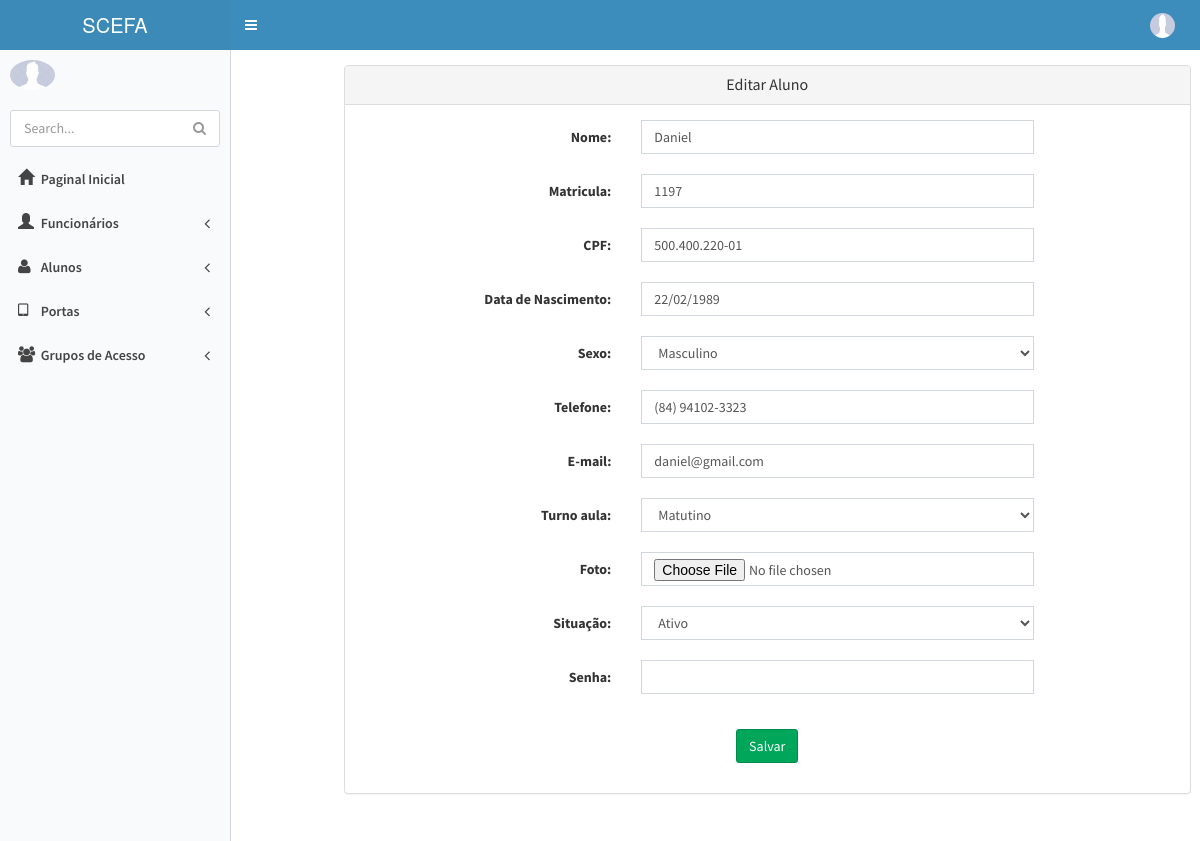
/aluno/update/6 (signed in), run on the app's committed database.
### appPonto/models.py (models this page shows, shortened)
class Pessoa(User):
    nome = models.CharField("Nome", max_length=255)
    cpf = models.CharField('CPF', max_length=14, unique=True)
    sexos = (('Masculino', 'Masculino'),
             ('Feminino', 'Feminino'),)
    sexo = models.CharField(max_length=30, choices=sexos)
    Email = models.EmailField("E-mail", max_length=200)
    telefone = models.CharField("Telefone", max_length=20)
    dataNascimento = models.DateField('Data de Nascimento', max_length=10)
    endereco = models.CharField('Endereço', max_length=200, null=True)
    id_digital = models.IntegerField(null=True, blank=True, unique=True)
    img_dital = models.CharField(null=True, max_length=100, blank=True)
    Situacoes = (
        ('Ativo', 'Ativo'),
        ('Desativado', 'Desativado'),
    )
    situacao = models.CharField('Situação',
                                max_length=30,
                                choices=Situacoes,
                                )
    foto = models.ImageField(
        upload_to='fotos', verbose_name='foto',
        null=True, blank=True)
    class Meta: permissions = (('view_pessoa', 'Can see pessoa'),)

### appAlunos/models.py (models this page shows, shortened)
class Aluno(Pessoa):
    Turnos = (
        ('Matutino', 'Matutino'),
        ('Vespetino', 'Vespetino'),
        ('Noturno', 'Noturno'),
    )
    turno_aula = models.CharField(
        max_length=30,
        choices=Turnos,
    )
    matricula = models.CharField("Matricula", max_length=20, unique=True)
    class Meta: permissions = (('view_aluno', 'Can see aluno'),)

### appAlunos/views.py (the view)
# urls.py: url(r'^aluno/update/(?P<pk>\d+)$', aluno_update, name='aluno_update'),
@permission_required('appAlunos.change_aluno', login_url='erro_permissao')
def aluno_update(request,pk):
    try:
        aluno = Aluno.objects.get(id=pk)
    except Exception:
        mensagem = {
            'mensagem': 'O Aluno não existe'}
        return render(request, 'utils/pagina_erro.html', mensagem)
    if request.method == "POST":
        form = AlunoForm(request.POST, instance=aluno)
        if form.is_valid():
            aluno = form.save(commit=False)
            if request.FILES.get('foto'): aluno.foto = request.FILES['foto']
            aluno.username = aluno.matricula
            aluno.first_name = aluno.nome
            if request.POST.get('senha'): aluno.set_password(request.POST['senha'])
            aluno.save()
            return redirect('aluno_list')
    else:
        form = AlunoForm(instance=aluno)
        dados = {'form': form, 'aluno': aluno}
        return render(request, 'Aluno/aluno_form.html', dados)

### appAlunos/forms.py
class AlunoForm(ModelForm):
    senha = forms.CharField(label='Senha', widget=forms.PasswordInput, required=False)
    class Meta:
        model = Aluno
        fields = (
        'nome', 'matricula', 'cpf', 'dataNascimento', 'sexo', 'telefone', 'Email', 'turno_aula', 'foto',
        'situacao', 'senha')

### templates/Aluno/aluno_form.html (shortened to what this page needs)
{% extends 'base.html' %}
{% load static %}
{% load widget_tweaks %}
<%{% block conteudo %}
    <section class="container">
        <div class="row">
            <div class="col-sm-9 col-sm-offset-1">
                <div class="panel panel-default">
                    <div class="panel-heading">
                        <h3 class="panel-title" style="text-align: center;">
                            {% if aluno %}
                                Editar Aluno {% else %}
                                Cadastrar Aluno
                            {% endif %}
                        </h3>
                    </div>
                    <div class="panel-body">
                        <form method="Post" ROLE="form" class="form-horizontal" enctype="multipart/form-data">
                            <div class="form-group">
                            {% for field in form %}
                                <label class="col-sm-4 control-label"for="{{ field.nome}}">
                                                                        {{ field.label_tag }}
                                </label>
                                <div class="col-md-6">
                                    {{ field | add_class:'form-control' }}<br/>
                                </div>
                                {% endfor %}
                            </div>
                            <div class="form-group">
                                <div class="col-sm-6 col-sm-offset-3">
                                    <input type="submit" class="btn btn-success" value="Salvar">
                                </div>
                            </div>
                        </form>
                    </div>
                </div>
            </div>
        </div>
    </section>
{% endblock %}

### templates/base.html (style rules this page uses)
body { background-color: blue; }

### data on the page
Pessoa: nome "Daniel" "500.400.220-01" "(84) 94102-3323" "daniel@gmail.com"
Aluno: matricula "1197" "Matutino"

### other printed values
{{ field.label_tag }} "Nome:" "Matricula:" "CPF:" "Data de Nascimento:" "Sexo:" "Telefone:" "E-mail:" "Turno aula:" "Foto:" "Situação:" "Senha:"
